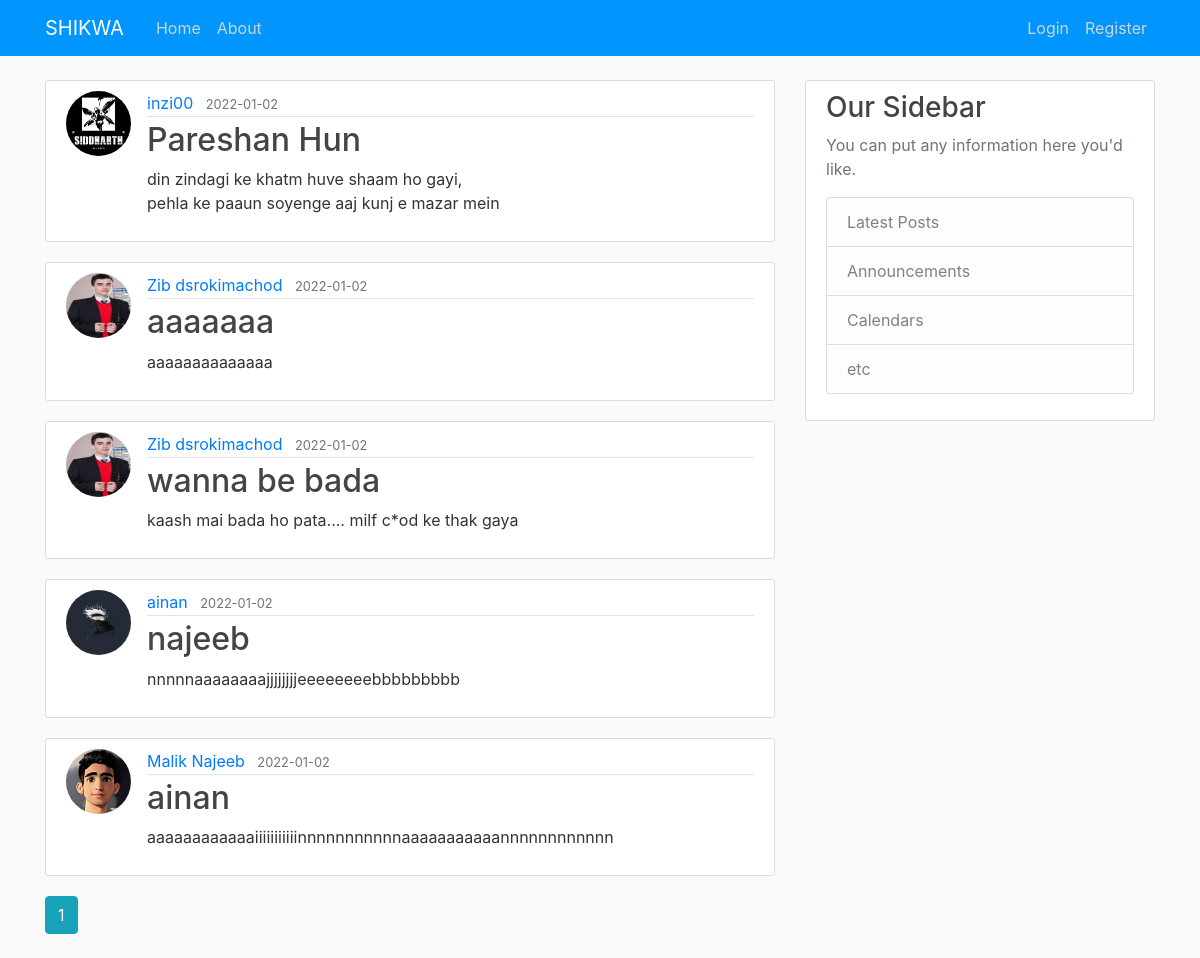
Page /home on the earlier database version.
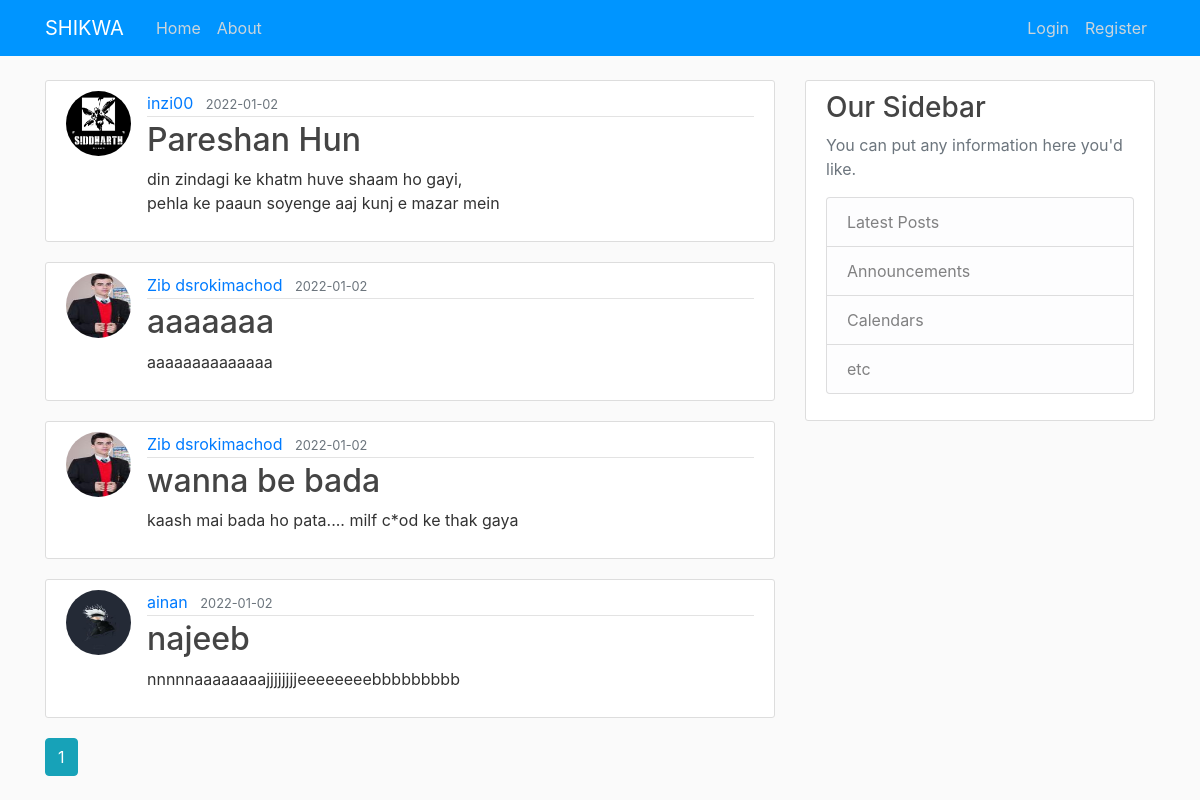
Same page on the later database version.
### shikwa/models.py (models this page shows, shortened)
class Post(db.Model):
    id = db.Column(db.Integer, primary_key=True)
    title = db.Column(db.String(100), nullable=False)
    date_posted = db.Column(db.DateTime, nullable=False, default=datetime.utcnow)
    content = db.Column(db.Text, nullable=False)
    user_id = db.Column(db.Integer, db.ForeignKey('user.id'), nullable=False)

class User(db.Model, UserMixin):
    id = db.Column(db.Integer, primary_key=True)
    username = db.Column(db.String(20), unique=True, nullable=False)
    email = db.Column(db.String(120), unique=True, nullable=False)
    image_file = db.Column(db.String(20), nullable=False, default='default.jpg')
    password = db.Column(db.String(60), nullable=False)
    posts = db.relationship('Post', backref='author', lazy=True)

### shikwa/main/routes.py (the view)
@main.route("/")
@main.route("/home")
def home():
    page = request.args.get('page', 1, type=int)
    posts = Post.query.order_by(Post.date_posted.desc()).paginate(page=page, per_page=5)
    return render_template('home.html', posts=posts)

### shikwa/templates/home.html
{% extends "layout.html" %}
{% block content %}
    {% for post in posts.items %}
        <article class="media content-section">
          <img class="rounded-circle article-img" src="{{ url_for('static', filename='profile_pics/' + post.author.image_file) }}">
          <div class="media-body">
            <div class="article-metadata">
              <a class="mr-2" href="{{ url_for('users.user_posts', username=post.author.username) }}">{{ post.author.username }}</a>
              <small class="text-muted">{{ post.date_posted.strftime('%Y-%m-%d') }}</small>
            </div>
            <h2><a class="article-title" href="{{ url_for('posts.post', post_id=post.id) }}">{{ post.title }}</a></h2>
            <p class="article-content">{{ post.content }}</p>
          </div>
        </article>
    {% endfor %}
    {% for page_num in posts.iter_pages(left_edge=1, right_edge=1, left_current=1, right_current=2) %}
      {% if page_num %}
        {% if posts.page == page_num %}
          <a class="btn btn-info mb-4" href="{{ url_for('main.home', page=page_num) }}">{{ page_num }}</a>
        {% else %}
          <a class="btn btn-outline-info mb-4" href="{{ url_for('main.home', page=page_num) }}">{{ page_num }}</a>
        {% endif %}
      {% else %}
        ...
      {% endif %}
    {% endfor %}
{% endblock content %}

### shikwa/templates/layout.html (shortened to what this page needs)
<!DOCTYPE html>
<html>
<head>
    <link rel="stylesheet" href="https://maxcdn.bootstrapcdn.com/bootstrap/4.0.0/css/bootstrap.min.css">
    <link rel="stylesheet" type="text/css" href="{{ url_for('static', filename='main.css') }}">
</head>
<body>
    <header class="site-header">
      <nav class="navbar navbar-expand-md navbar-dark bg-steel fixed-top">
        <div class="container">
          <a class="navbar-brand mr-4" href="/">SHIKWA</a>
          <div class="collapse navbar-collapse" id="navbarToggle">
            <div class="navbar-nav mr-auto">
              <a class="nav-item nav-link" href="{{ url_for('main.home') }}">Home</a>
              <a class="nav-item nav-link" href="{{ url_for('main.about') }}">About</a>
            </div>
            <div class="navbar-nav">
              {% if current_user.is_authenticated %}
                <a class="nav-item nav-link" href="{{ url_for('posts.new_post') }}">New Post</a>
                <a class="nav-item nav-link" href="{{ url_for('users.account') }}">Account</a>
                <a class="nav-item nav-link" href="{{ url_for('users.logout') }}">Logout</a>
              {% else %}
                <a class="nav-item nav-link" href="{{ url_for('users.login') }}">Login</a>
                <a class="nav-item nav-link" href="{{ url_for('users.register') }}">Register</a>
              {% endif %}
            </div>
          </div>
        </div>
      </nav>
    </header>
    <main role="main" class="container">
      <div class="row">
        <div class="col-md-8">
          {% block content %}{% endblock %}
        </div>
        <div class="col-md-4">
          <div class="content-section">
            <h3>Our Sidebar</h3>
            <p class='text-muted'>You can put any information here you'd like.
              <ul class="list-group">
                <li class="list-group-item list-group-item-light">Latest Posts</li>
                <li class="list-group-item list-group-item-light">Announcements</li>
                <li class="list-group-item list-group-item-light">Calendars</li>
                <li class="list-group-item list-group-item-light">etc</li>
              </ul>
            </p>
          </div>
        </div>
      </div>
    </main>
</body>
</html>

### shikwa/static/main.css (style rules this page uses)
body { background: #fafafa; color: #333333; margin-top: 5rem; }
h1, h2, h3, h4, h5, h6 { color: #444444; }
.bg-steel { background-color: #0095ff; }
.site-header .navbar-nav .nav-link { color: #cbd5db; }
.content-section { background: #ffffff; padding: 10px 20px; border: 1px solid #dddddd; border-radius: 3px; margin-bottom: 20px; }
.article-title { color: #444444; }
.article-content { white-space: pre-line; }
.article-img { height: 65px; width: 65px; margin-right: 16px; }
.article-metadata { padding-bottom: 1px; margin-bottom: 4px; border-bottom: 1px solid #e3e3e3 }

Differences in the rows shown:
removed Post: image_file (picture), author.username "Malik Najeeb", date_posted "2022-01-02", title "ainan", content "aaaaaaaaaaaaiiiiiiiiiiinnnnnnnnnnnaaaaaaaaaaannnnnnnnnnnn"
